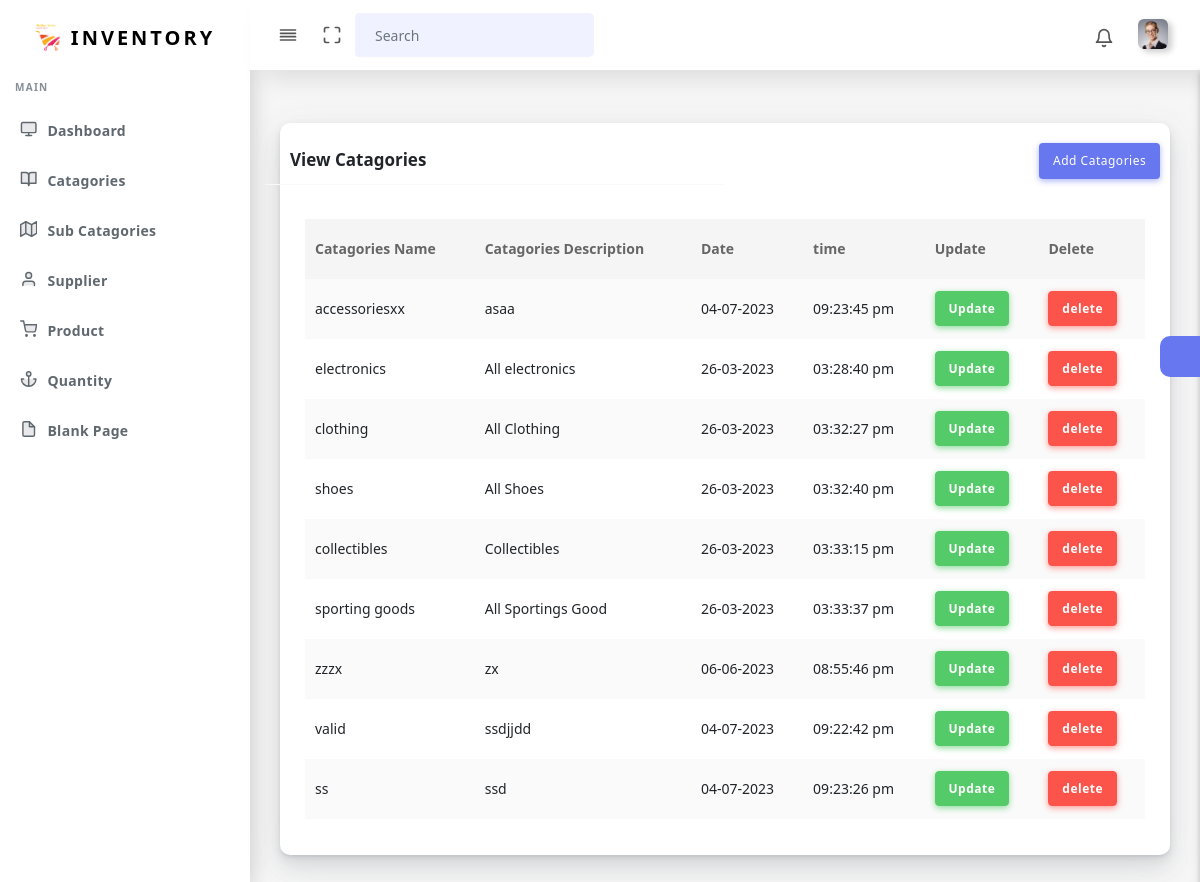
Screenshot of /viewcatagories.php (signed in) with the database file from the repository.
### tables this page shows
CREATE TABLE `catagories` (
  `cid` bigint(255) NOT NULL,
  `cname` varchar(255) NOT NULL,
  `cdes` varchar(255) NOT NULL,
  `cdate` varchar(255) NOT NULL,
  `ctime` varchar(255) NOT NULL
);

### viewcatagories.php (the view, shortened to what this page needs)
<?php
   include "./include/header.php";
   include "./include/connection.php";
?>
<body>
    <div id="app">
        <div class="main-wrapper main-wrapper-1">
            <div class="navbar-bg"></div>
            <?php
        include "./include/navebar.php";
      ?>
            <div class="main-sidebar sidebar-style-2">
                <?php
        include "./include/aside.php"
      ?>
            </div>
            <div class="main-content">
                <section class="section">
                    <div class="section-body">
                        <div class="row">
                            <div class="col-12">
                                <div class="card">
                                    <div class="row">
                                        <div class="card-header col-6 ">
                                            <h4>View Catagories</h4>
                                        </div>
                                        <div class=" card-footer col-6 text-right ">
                                            <button name="submit" class="btn btn-primary  "> <a
                                                    href="./addcatagories.php" class="text-white"> Add
                                                    Catagories</a></button>
                                        </div>
                                    </div>
                                    <div class="card-body">
                                        <div class="table-responsive">
                                            <table class="table table-striped table-hover" id="tableExport"
                                                style="width:100%;">
                                                <thead>
                                                    <tr>
                                                        <th>Catagories Name</th>
                                                        <th>Catagories Description</th>
                                                        <th>Date</th>
                                                        <th>time</th>
                                                        <th>Update</th>
                                                        <th>Delete</th>
                                                    </tr>
                                                </thead>
                                                <tbody>
                                                    <?php
                          $sql="SELECT * FROM `catagories`";
                          $run=mysqli_query($conn,$sql);
                          while($fet=mysqli_fetch_assoc($run)){
                         ?>
                                                    <tr>
                                                        <td><?php echo $fet['cname'];?></td>
                                                        <td><?php echo $fet['cdes'];?></td>
                                                        <td><?php echo $fet['cdate'];?></td>
                                                        <td><?php echo $fet['ctime'];?></td>
                                                        <td><a class="btn btn-success" target="_blank"
                                                                href="update-catagories.php?cid=<?php echo $fet['cid']?>">Update</a>
                                                        </td>
                                                        <td><a class="btn btn-danger" target="_blank"
                                                                href="delete-catagories.php?cid=<?php echo $fet['cid']?>">delete</a>
                                                        </td>
                                                    </tr>
                                                    <?php
                            }
                         ?>
                                                </tbody>
                                            </table>
                                        </div>
                                    </div>
                                </div>
                            </div>
                        </div>
                    </div>
                </section>
                <div class="settingSidebar">
                    <a href="javascript:void(0)" class="settingPanelToggle"> <i class="fa fa-spin fa-cog"></i>
                    </a>
                </div>
            </div>
        </div>
    </div>
</body>
</html>

### rows the page displays
catagories: cname "accessoriesxx", cdes "asaa", cdate "04-07-2023", ctime "09:23:45 pm"
catagories: cname "electronics", cdes "All electronics", cdate "26-03-2023", ctime "03:28:40 pm"
catagories: cname "clothing", cdes "All Clothing", cdate "26-03-2023", ctime "03:32:27 pm"
catagories: cname "shoes", cdes "All Shoes", cdate "26-03-2023", ctime "03:32:40 pm"
catagories: cname "collectibles", cdes "Collectibles", cdate "26-03-2023", ctime "03:33:15 pm"
catagories: cname "sporting goods", cdes "All Sportings Good", cdate "26-03-2023", ctime "03:33:37 pm"
catagories: cname "zzzx", cdes "zx", cdate "06-06-2023", ctime "08:55:46 pm"
catagories: cname "valid", cdes "ssdjjdd", cdate "04-07-2023", ctime "09:22:42 pm"
catagories: cname "ss", cdes "ssd", cdate "04-07-2023", ctime "09:23:26 pm"
